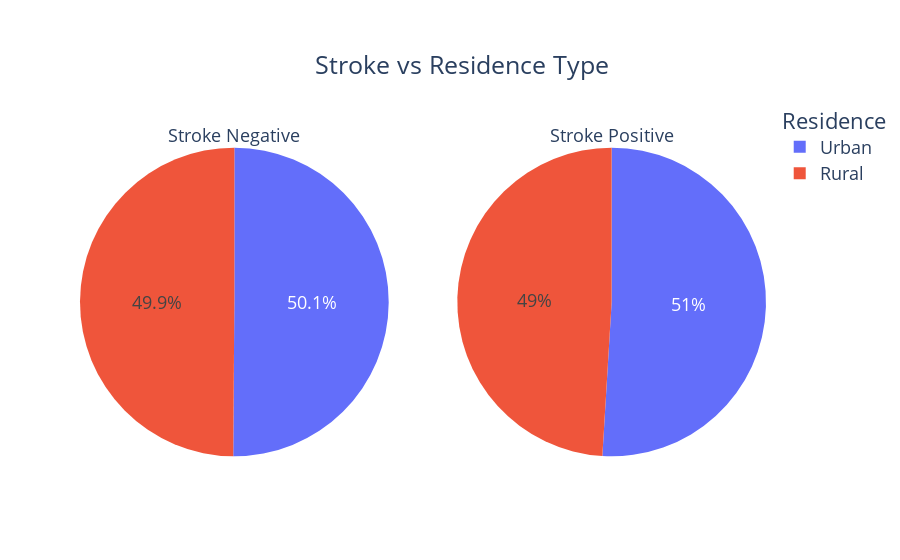

The cell this chart's notebook holds for it:
### Code cell
counts0 = Counter(df[df['stroke']==0]['Residence_type'])
counts1 = Counter(df[df['stroke']==1]['Residence_type'])
fig = make_subplots(rows=1, cols=2, specs=[[{"type": "pie"}, {"type": "pie"}]])

fig.add_trace(go.Pie(
     values=[item[1] for item in sorted(counts0.items())],
     labels=[item[0] for item in sorted(counts0.items())],
     domain=dict(x=[0, 0.5]),
     name="Stroke Negative",title='Stroke Negative'), 
     row=1, col=1)

fig.add_trace(go.Pie(
     values=[item[1] for item in sorted(counts1.items())],
     labels=[item[0] for item in sorted(counts1.items())],
     domain=dict(x=[0.5, 1.0]),
     name="Stroke Positive",title='Stroke Positive'),
    row=1, col=2)

fig.update_layout(
    title={'text':'Stroke vs Residence Type','xanchor':'left','yanchor': 'top','y':0.9,'x':0.35},
    xaxis_title="X Axis Title",
    yaxis_title="Y Axis Title",
    legend_title="Residence",
    font=dict(size=18)
)

fig.show()

### Figure 1 — Plotly figure (JSON) as saved in the notebook; plotly's stock layout.template omitted (floating-point values rounded to 4 significant figures)
{"data": [{"domain": {"x": [0, 0.45], "y": [0, 1]}, "labels": ["Rural", "Urban"], "name": "Stroke Negative", "title": {"text": "Stroke Negative"}, "type": "pie", "values": [21260, 21357]}, {"domain": {"x": [0.55, 1], "y": [0, 1]}, "labels": ["Rural", "Urban"], "name": "Stroke Positive", "title": {"text": "Stroke Positive"}, "type": "pie", "values": [384, 399]}], "layout": {"font": {"size": 18}, "legend": {"title": {"text": "Residence"}}, "title": {"text": "Stroke vs Residence Type", "x": 0.35, "xanchor": "left", "y": 0.9, "yanchor": "top"}, "xaxis": {"title": {"text": "X Axis Title"}}, "yaxis": {"title": {"text": "Y Axis Title"}}}}
